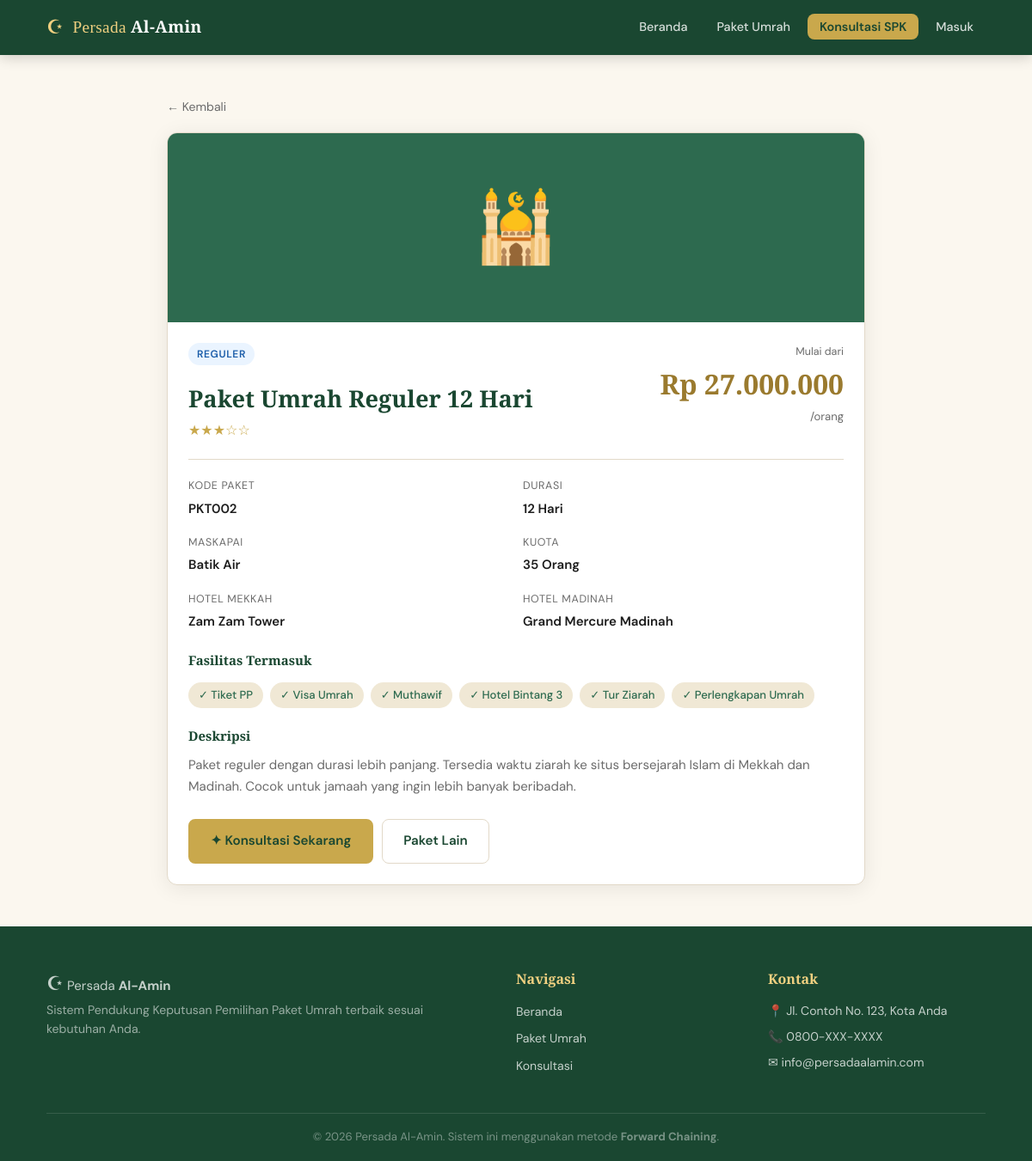
Page /paket/detail/2 on the committed database.
### tables this page shows
CREATE TABLE paket_umrah (
    id              INT            NOT NULL AUTO_INCREMENT,
    kode_paket      VARCHAR(20)    NOT NULL,
    nama_paket      VARCHAR(150)   NOT NULL,
    kategori        ENUM('reguler','plus','vip','furoda') NOT NULL,
    harga           DECIMAL(15,2)  NOT NULL,
    durasi_hari     INT            NOT NULL,
    maskapai        VARCHAR(100)   NULL,
    hotel_mekkah    VARCHAR(100)   NULL,
    hotel_madinah   VARCHAR(100)   NULL,
    bintang_hotel   TINYINT        NOT NULL DEFAULT 3,
    kuota           INT            NOT NULL DEFAULT 0,
    fasilitas       TEXT           NULL,
    deskripsi       TEXT           NULL,
    gambar          VARCHAR(255)   NULL,
    status          ENUM('aktif','nonaktif') NOT NULL DEFAULT 'aktif',
    created_at      TIMESTAMP      NOT NULL DEFAULT CURRENT_TIMESTAMP,
    updated_at      TIMESTAMP      NOT NULL DEFAULT CURRENT_TIMESTAMP ON UPDATE CURRENT_TIMESTAMP,
    PRIMARY KEY (id),
    UNIQUE KEY uq_kode_paket (kode_paket)
);

### app/controllers/PaketController.php (called while the page is built, shortened)
<?php
class PaketController {
    private Paket $paket;
    public function __construct() {
        $this->paket = new Paket();
    }
    public function detail(?string $id): void {
        $data = $this->paket->getById((int)$id);
        include BASE_PATH . '/app/views/user/paket-detail.php';
    }
}

### index.php (called while the page is built, shortened)
<?php
require_once BASE_PATH . '/app/config/database.php';
require_once BASE_PATH . '/app/helpers/ForwardChaining.php';
require_once BASE_PATH . '/app/models/Paket.php';
require_once BASE_PATH . '/app/controllers/PaketController.php';
require_once BASE_PATH . '/app/routes/web.php';

### app/config/database.php (called while the page is built, shortened)
<?php
class Database {
    private static $instance = null;
    private $conn;
    private function __construct() {
        $this->conn = new mysqli(DB_HOST, DB_USER, DB_PASS, DB_NAME);
        $this->conn->set_charset('utf8mb4');
    }
    public static function getInstance(): Database {
        if (self::$instance === null) {
            self::$instance = new Database();
        }
        return self::$instance;
    }
    public function prepare(string $sql): mysqli_stmt|false {
        return $this->conn->prepare($sql);
    }
}

### app/models/Paket.php (called while the page is built, shortened)
<?php
class Paket {
    private Database $db;
    public function __construct() {
        $this->db = Database::getInstance();
    }
    public function getById(int $id): ?array {
        $stmt = $this->db->prepare("SELECT * FROM paket_umrah WHERE id = ?");
        $stmt->bind_param('i', $id);
        $stmt->execute();
        return $stmt->get_result()->fetch_assoc();
    }
}

### app/views/user/paket-detail.php (the view, shortened to what this page needs)
<?php
include BASE_PATH . '/app/views/layouts/header.php';
$bintang = str_repeat('★', $data['bintang_hotel']) . str_repeat('☆', 5 - $data['bintang_hotel']);
?>
<div style="max-width:860px;margin:0 auto;padding:48px 24px;">
  <a href="<?= BASE_URL ?>/" style="font-size:0.88rem;color:var(--text-muted);">← Kembali</a>
  <div class="card mt-2">
    <div style="height:220px;background:var(--green-mid);display:flex;align-items:center;justify-content:center;font-size:5rem;">
      <?php if ($data['gambar']): ?>
        <img src="<?= BASE_URL ?>/assets/images/<?= htmlspecialchars($data['gambar']) ?>" alt="" style="width:100%;height:100%;object-fit:cover;">
      <?php else: ?>🕌<?php endif; ?>
    </div>
    <div class="card-body">
      <div style="display:flex;justify-content:space-between;align-items:flex-start;flex-wrap:wrap;gap:12px;">
        <div>
          <span class="paket-badge badge-<?= $data['kategori'] ?>"><?= strtoupper($data['kategori']) ?></span>
          <h1 style="font-family:var(--ff-serif);color:var(--green);font-size:1.7rem;margin-top:6px;">
            <?= htmlspecialchars($data['nama_paket']) ?>
          </h1>
          <div class="stars" style="font-size:1rem;"><?= $bintang ?></div>
        </div>
        <div style="text-align:right;">
          <div style="font-size:0.78rem;color:var(--text-muted);">Mulai dari</div>
          <div style="font-family:var(--ff-serif);font-size:2rem;color:var(--gold-dark);font-weight:700;">
            Rp <?= number_format($data['harga'], 0, ',', '.') ?>
          </div>
          <div style="font-size:0.82rem;color:var(--text-muted);">/orang</div>
        </div>
      </div>
      <hr style="border:none;border-top:1px solid var(--border);margin:20px 0;">
      <div class="detail-grid">
        <div class="detail-item"><label>Kode Paket</label><span><?= htmlspecialchars($data['kode_paket']) ?></span></div>
        <div class="detail-item"><label>Durasi</label><span><?= $data['durasi_hari'] ?> Hari</span></div>
        <div class="detail-item"><label>Maskapai</label><span><?= htmlspecialchars($data['maskapai']) ?></span></div>
        <div class="detail-item"><label>Kuota</label><span><?= $data['kuota'] ?> Orang</span></div>
        <div class="detail-item"><label>Hotel Mekkah</label><span><?= htmlspecialchars($data['hotel_mekkah']) ?></span></div>
        <div class="detail-item"><label>Hotel Madinah</label><span><?= htmlspecialchars($data['hotel_madinah']) ?></span></div>
      </div>
      <?php if ($data['fasilitas']): ?>
        <h4 style="font-family:var(--ff-serif);color:var(--green);margin:20px 0 10px;">Fasilitas Termasuk</h4>
        <div class="fasilitas-list">
          <?php foreach (explode(',', $data['fasilitas']) as $f): ?>
            <span class="fasilitas-tag">✓ <?= htmlspecialchars(trim($f)) ?></span>
          <?php endforeach; ?>
        </div>
      <?php endif; ?>
      <?php if ($data['deskripsi']): ?>
        <h4 style="font-family:var(--ff-serif);color:var(--green);margin:20px 0 8px;">Deskripsi</h4>
        <p style="color:var(--text-muted);line-height:1.7;"><?= nl2br(htmlspecialchars($data['deskripsi'])) ?></p>
      <?php endif; ?>
      <div class="mt-3 d-flex gap-2">
        <a href="<?= BASE_URL ?>/konsultasi/mulai" class="btn btn-primary">✦ Konsultasi Sekarang</a>
        <a href="<?= BASE_URL ?>/paket" class="btn" style="border:1.5px solid var(--border);color:var(--green);">Paket Lain</a>
      </div>
    </div>
  </div>
</div>
<?php include BASE_PATH . '/app/views/layouts/footer.php'; ?>

### assets/css/style.css (style rules this page uses)
:root { --gold: #C9A84C; --gold-light: #F0D080; --gold-dark: #9A7A2E; --green: #1A4731; --green-mid: #2D6A4F; --green-light:#52B788; --cream: #FBF7EF; --cream-dark: #F0E8D5; --text: #1C1C1C; --text-muted: #6B6B6B; --white: #FFFFFF; --border: #E2D9C8; --danger: #C0392B; --success: #27AE60; --shadow: 0 4px 24px rgba(0,0,0,0.08); --shadow-lg: 0 8px 40px rgba(0,0,0,0.13); --radius: 12px; --radius-sm: 8px; --ff-serif: 'Playfair Display', Georgia, serif; --ff-sans: 'DM Sans', system-ui, sans-serif; --transition: 0.22s ease; }
*, *::before, *::after { box-sizing: border-box; margin: 0; padding: 0; }
html { scroll-behavior: smooth; }
body { font-family: var(--ff-sans); background: var(--cream); color: var(--text); font-size: 15px; line-height: 1.7; min-height: 100vh; display: flex; flex-direction: column; }
a { color: var(--green); text-decoration: none; transition: color var(--transition); }
.btn { display: inline-flex; align-items: center; gap: 8px; padding: 11px 24px; border-radius: var(--radius-sm); font-family: var(--ff-sans); font-size: 0.95rem; font-weight: 600; cursor: pointer; border: 2px solid transparent; transition: all var(--transition); text-decoration: none; white-space: nowrap; }
.btn-primary { background: var(--gold); color: var(--green); border-color: var(--gold); }
.card { background: var(--white); border-radius: var(--radius); box-shadow: var(--shadow); overflow: hidden; border: 1px solid var(--border); transition: transform var(--transition), box-shadow var(--transition); }
.card-body { padding: 24px; }
.paket-badge { display: inline-block; padding: 3px 10px; border-radius: 20px; font-size: 0.75rem; font-weight: 600; text-transform: uppercase; letter-spacing: 0.05em; margin-bottom: 10px; }
.badge-reguler { background: #EAF4FF; color: #1A5CA8; }
.detail-grid { display: grid; grid-template-columns: 1fr 1fr; gap: 16px; margin-bottom: 20px; }
.detail-item label { font-size: 0.78rem; color: var(--text-muted); text-transform: uppercase; letter-spacing: 0.05em; display: block; margin-bottom: 3px; }
.detail-item span { font-weight: 600; color: var(--text); }
.fasilitas-list { display: flex; flex-wrap: wrap; gap: 8px; margin-top: 12px; }
.fasilitas-tag { background: var(--cream-dark); color: var(--green-mid); padding: 4px 12px; border-radius: 20px; font-size: 0.82rem; font-weight: 500; }
.stars { color: var(--gold); font-size: 0.9rem; }
.mt-2 { margin-top: 16px; }
.mt-3 { margin-top: 24px; }
.d-flex { display: flex; }
.gap-2 { gap: 10px; }

### rows in the picture
paket_umrah: kategori "REGULER", nama_paket "Paket Umrah Reguler 12 Hari", bintang_hotel "★★★☆☆", harga "27.000.000", kode_paket "PKT002", durasi_hari "12", maskapai "Batik Air", kuota "35", hotel_mekkah "Zam Zam Tower", hotel_madinah "Grand Mercure Madinah", fasilitas "Tiket PP", fasilitas "Visa Umrah", fasilitas "Muthawif", fasilitas "Hotel Bintang 3", fasilitas "Tur Ziarah", fasilitas "Perlengkapan Umrah", deskripsi "Paket reguler dengan durasi lebih panjang. Tersedia waktu ziarah ke situs bersejarah Islam di Mekkah dan Madinah. Cocok untuk jamaah yang ingin lebih banyak beribadah."
